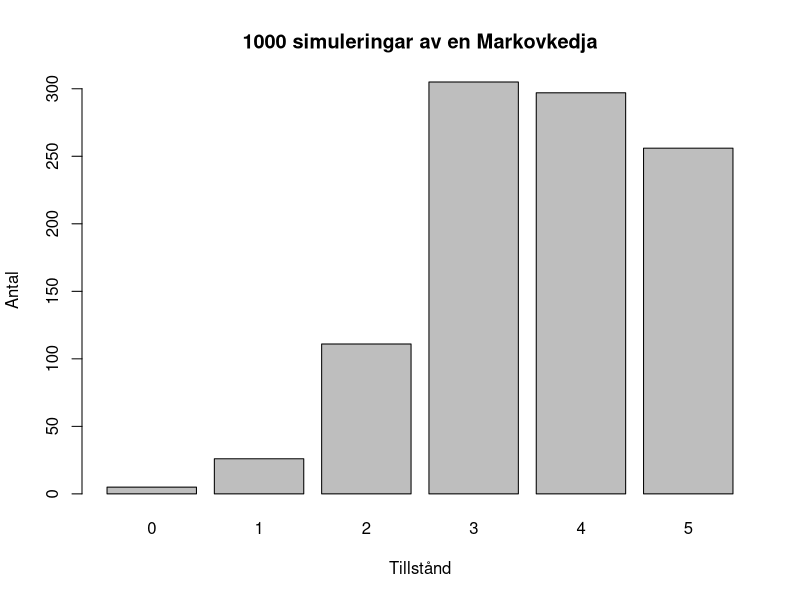

Source code (R):
## ---- chunk 1

df <- data.frame(Tid = c("På onsdag", "Om en vecka",
"Om två veckor", "Om tre månader"))
df <- cbind(df, rbind(c(0.000, 0.000, 0.048, 0.272, 0.432, 0.248), c(0.0024960, 0.0272736, 0.1242672, 0.3153496, 0.2614016, 0.2711120), c(0.002581384, 0.02582675, 0.1163860, 0.3107785, 0.2724897, 0.2719376), c(0.002590674, 0.02590674, 0.1165803, 0.3108808, 0.2720207, 0.2720207)))
names(df)[-1] <- paste0("Tillstånd ", 0:5)
knitr::kable(df, digits = 3, caption = "Tabell 1.1 tillståndsverktorer efter olika antal dagar med start från tillstånd 5")
## ---- chunk 2
df <- data.frame(Tid = c("På torsdag", "Om en vecka",
"Om två veckor", "Om tre månader"))
df <- cbind(df, rbind(c(0.0048, 0.0336, 0.1155, 0.2787, 0.2396, 0.3278), c(0.0023988, 0.0238080, 0.1105299, 0.3060033, 0.2849188, 0.2723412), c(0.002600479, 0.02596195, 0.1166557, 0.3108168, 0.2717323, 0.2722328), c(0.002590674, 0.02590674, 0.1165803, 0.3108808, 0.2720207, 0.2720207)))
names(df)[-1] <- paste0("Tillstånd ", 0:5)
knitr::kable(df, digits = 3, caption = "Tabell 1.2 tillståndsverktorer efter olika antal dagar med start från tillstånd 3")
## ---- chunk 3
mpow <- function(P, n) {
  resultat <- diag(nrow(P))
  potens <- n
  while (potens > 0) {
    resultat <- P %*% resultat
    potens <- potens - 1
  }
  return(resultat)
}
P =  matrix(c(0, 0, 0, 0.5, 0, 0.5,
              0.1, 0.1, 0, 0.4, 0, 0.4,
              0, 0.2, 0.2, 0.3, 0, 0.3,
              0, 0, 0.3, 0.5, 0, 0.2,
              0, 0, 0, 0.4, 0.6, 0,
              0, 0, 0, 0, 0.4, 0.6),
            byrow = TRUE,
            nrow = 6,
            ncol = 6)
Q = matrix(c(0, 0, 0, 0.5, 0, 0.5,
              0.1, 0.1, 0, 0.4, 0, 0.4,
              0, 0.2, 0.2, 0.3, 0, 0.3,
              0, 0, 0.3, 0.5, 0, 0.2,
              0, 0, 0, 0.4, 0.6, 0,
              0, 0, 0, 0, 0.4, 0.6),
            byrow = TRUE,
            nrow = 6,
            ncol = 6)
## ---- chunk 4
rows_equal <- function(P, d = 4) {
  P_new <- trunc(P * 10^d) # förstora talet och ta heltalsdelen
  for (k in 2:nrow(P_new)) {
    if (!all(P_new[1, ] == P_new[k, ])) {
      return(FALSE)
    }
  }
  return(TRUE)
}
c=mpow(P,20)
rows_equal(c,d = 4)
## ---- chunk 5
matrices_equal <- function(P, Q, d = 4) {
  P_new <- trunc(P * 10^d)
  Q_new <- trunc(Q * 10^d)
  if (all(P_new == Q_new)) {
    return(TRUE)
  } else {
    return(FALSE)
  }
}
p=mpow(P,20)
q=mpow(Q,21)
matrices_equal(P,q,d=4)
## ---- chunk 6
df <- data.frame(n = c("20"))
df <- cbind(df, rbind(c(0.002590259, 0.02590481, 0.1165789,0.3108859, 0.2720300, 0.2720100)))
names(df)[-1] <- paste0("Tillstånd ", 0:5)
knitr::kable(df, digits = 4, caption = "Tabell 2 tillståndsvektor efter 20 dagar")
## ---- chunk 7
P =  matrix(c(0, 0, 0, 0.5, 0, 0.5,
              0.1, 0.1, 0, 0.4, 0, 0.4,
              0, 0.2, 0.2, 0.3, 0, 0.3,
              0, 0, 0.3, 0.5, 0, 0.2,
              0, 0, 0, 0.4, 0.6, 0,
              0, 0, 0, 0, 0.4, 0.6), 
            byrow = TRUE,
            nrow = 6,
            ncol = 6)
A= t(P)-diag(6)
A[5,] = rep(1,6)
y = c(0,0,0,0,1,0)
pi=solve(A, y)
pi
## ---- chunk 8
gen_sim <- function(x, P) {
  u <- runif(1)
  y <- 0
  test <- P[x + 1, 1]
  while (u > test) {
    y <- y + 1
    test <- test + P[x + 1, y + 1]
  }
  y
}

P =  matrix(c(0, 0, 0, 0.5, 0, 0.5,
              0.1, 0.1, 0, 0.4, 0, 0.4,
              0, 0.2, 0.2, 0.3, 0, 0.3,
              0, 0, 0.3, 0.5, 0, 0.2,
              0, 0, 0, 0.4, 0.6, 0,
              0, 0, 0, 0, 0.4, 0.6),
            byrow = TRUE,
            nrow = 6,
            ncol = 6)
set.seed(1)

simulera_kedja <- function(x, n, P) {
  results <- numeric(n + 1) # vektor av nollor, till en början
  results[1] <- x # första elementet är initialtillståndet
  for (i in 2:n) {
    results[i] <- gen_sim(results[i - 1], P) # simulera övriga element
  }
  # ta bort initialtillståndet och returnera vektorn med simulerade tillstånd
  results[-1]
}
results2 <- simulera_kedja(5, 1000, P)

barplot(table(results2),
        xlab = "Tillstånd",
        ylab = "Antal",
        main = "1000 simuleringar av en Markovkedja")
## ---- chunk 9
#functionen räknar ut hur många gånger vi är i tillstånd 5 och hur många gånger vi 
#är i tillstånd 1 innan vi kommer till tillstånd 5.
tillstånd_5=0
tillstånd_1_5=0
for (i in 2:1000){
  if(results2[i] == 5){ #gånger vi är i tillstånd 5
    tillstånd_5 = tillstånd_5 + 1
  }
  if(results2[i]==5 && results2[i-1] == 1){ #gånger vi är i tillstånd 1 innan vi kommer till tillstånd 5
    tillstånd_1_5 = tillstånd_1_5 + 1
  }
}
tillstånd_1_5/tillstånd_5
